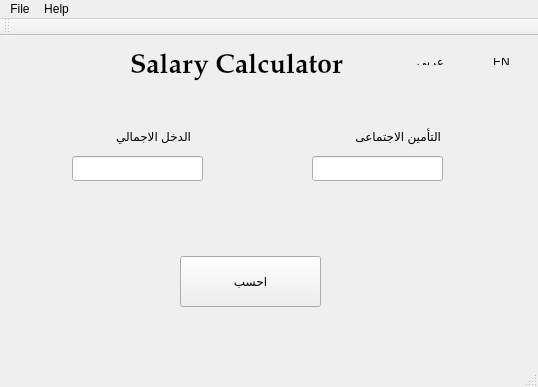
<?xml version="1.0" encoding="UTF-8"?>
<ui version="4.0">
 <class>MainWindow</class>
 <widget class="QMainWindow" name="MainWindow">
  <property name="geometry">
   <rect>
    <x>0</x>
    <y>0</y>
    <width>538</width>
    <height>387</height>
   </rect>
  </property>
  <property name="windowTitle">
   <string>MainWindow</string>
  </property>
  <widget class="QWidget" name="centralWidget">
   <widget class="QPushButton" name="CalculateButton">
    <property name="geometry">
     <rect>
      <x>180</x>
      <y>220</y>
      <width>141</width>
      <height>51</height>
     </rect>
    </property>
    <property name="text">
     <string>احسب</string>
    </property>
   </widget>
   <widget class="QLabel" name="label_mongros">
    <property name="geometry">
     <rect>
      <x>70</x>
      <y>90</y>
      <width>121</width>
      <height>20</height>
     </rect>
    </property>
    <property name="text">
     <string>الدخل الاجمالي</string>
    </property>
   </widget>
   <widget class="QLabel" name="label_mongros_2">
    <property name="geometry">
     <rect>
      <x>310</x>
      <y>90</y>
      <width>131</width>
      <height>20</height>
     </rect>
    </property>
    <property name="text">
     <string>التأمين الاجتماعى </string>
    </property>
   </widget>
   <widget class="QLabel" name="label">
    <property name="geometry">
     <rect>
      <x>130</x>
      <y>10</y>
      <width>241</width>
      <height>41</height>
     </rect>
    </property>
    <property name="font">
     <font>
      <family>URW Palladio L</family>
      <pointsize>20</pointsize>
      <weight>75</weight>
      <bold>true</bold>
     </font>
    </property>
    <property name="text">
     <string>Salary Calculator</string>
    </property>
   </widget>
   <widget class="QWidget" name="horizontalLayoutWidget">
    <property name="geometry">
     <rect>
      <x>387</x>
      <y>10</y>
      <width>158</width>
      <height>31</height>
     </rect>
    </property>
    <layout class="QHBoxLayout" name="horizontalLayout">
     <item>
      <widget class="QPushButton" name="pushButton_2">
       <property name="font">
        <font>
         <underline>true</underline>
         <kerning>false</kerning>
        </font>
       </property>
       <property name="text">
        <string>عربي</string>
       </property>
       <property name="flat">
        <bool>true</bool>
       </property>
      </widget>
     </item>
     <item>
      <widget class="QPushButton" name="pushButton">
       <property name="font">
        <font>
         <underline>true</underline>
         <kerning>false</kerning>
        </font>
       </property>
       <property name="text">
        <string>EN</string>
       </property>
       <property name="flat">
        <bool>true</bool>
       </property>
      </widget>
     </item>
    </layout>
   </widget>
   <widget class="QLineEdit" name="lineEdit">
    <property name="geometry">
     <rect>
      <x>72</x>
      <y>120</y>
      <width>131</width>
      <height>25</height>
     </rect>
    </property>
   </widget>
   <widget class="QLineEdit" name="lineEdit_2">
    <property name="geometry">
     <rect>
      <x>312</x>
      <y>120</y>
      <width>131</width>
      <height>25</height>
     </rect>
    </property>
   </widget>
  </widget>
  <widget class="QMenuBar" name="menuBar">
   <property name="geometry">
    <rect>
     <x>0</x>
     <y>0</y>
     <width>538</width>
     <height>21</height>
    </rect>
   </property>
   <widget class="QMenu" name="menuFile">
    <property name="title">
     <string>File</string>
    </property>
    <addaction name="actionExit"/>
   </widget>
   <widget class="QMenu" name="menuHelp">
    <property name="title">
     <string>Help</string>
    </property>
    <addaction name="actionGithub"/>
   </widget>
   <addaction name="menuFile"/>
   <addaction name="menuHelp"/>
  </widget>
  <widget class="QToolBar" name="mainToolBar">
   <attribute name="toolBarArea">
    <enum>TopToolBarArea</enum>
   </attribute>
   <attribute name="toolBarBreak">
    <bool>false</bool>
   </attribute>
  </widget>
  <widget class="QStatusBar" name="statusBar"/>
  <action name="actionExit">
   <property name="text">
    <string>Exit</string>
   </property>
   <property name="font">
    <font>
     <underline>true</underline>
    </font>
   </property>
  </action>
  <action name="actionGithub">
   <property name="text">
    <string>Github</string>
   </property>
  </action>
 </widget>
 <layoutdefault spacing="6" margin="11"/>
 <resources/>
 <connections/>
</ui>
